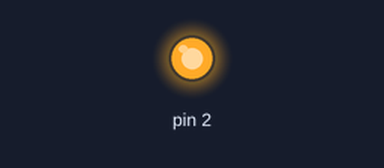
Bench run of a sketch on a simulated Arduino Uno, built with avr-gcc and run on an emulated ATmega328P. On the bench: output pins drawn as LEDs (lit = HIGH).

Above: at 0.1 s.
Timing chart, 0 to 1.6 s (numbered marks = the images above):
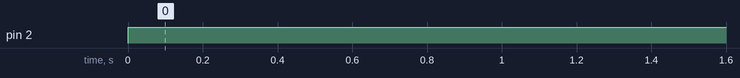

The sketch:

codigo.ino
```cpp
// C++ code
//
void setup()
{
  pinMode(2, OUTPUT);
}

void loop()
{
  digitalWrite(2, HIGH);
  delay(500); // Wait for 500 millisecond(s)
}
```

Measured:
- by itself, pin 2: LOW → HIGH at 0.00 s
